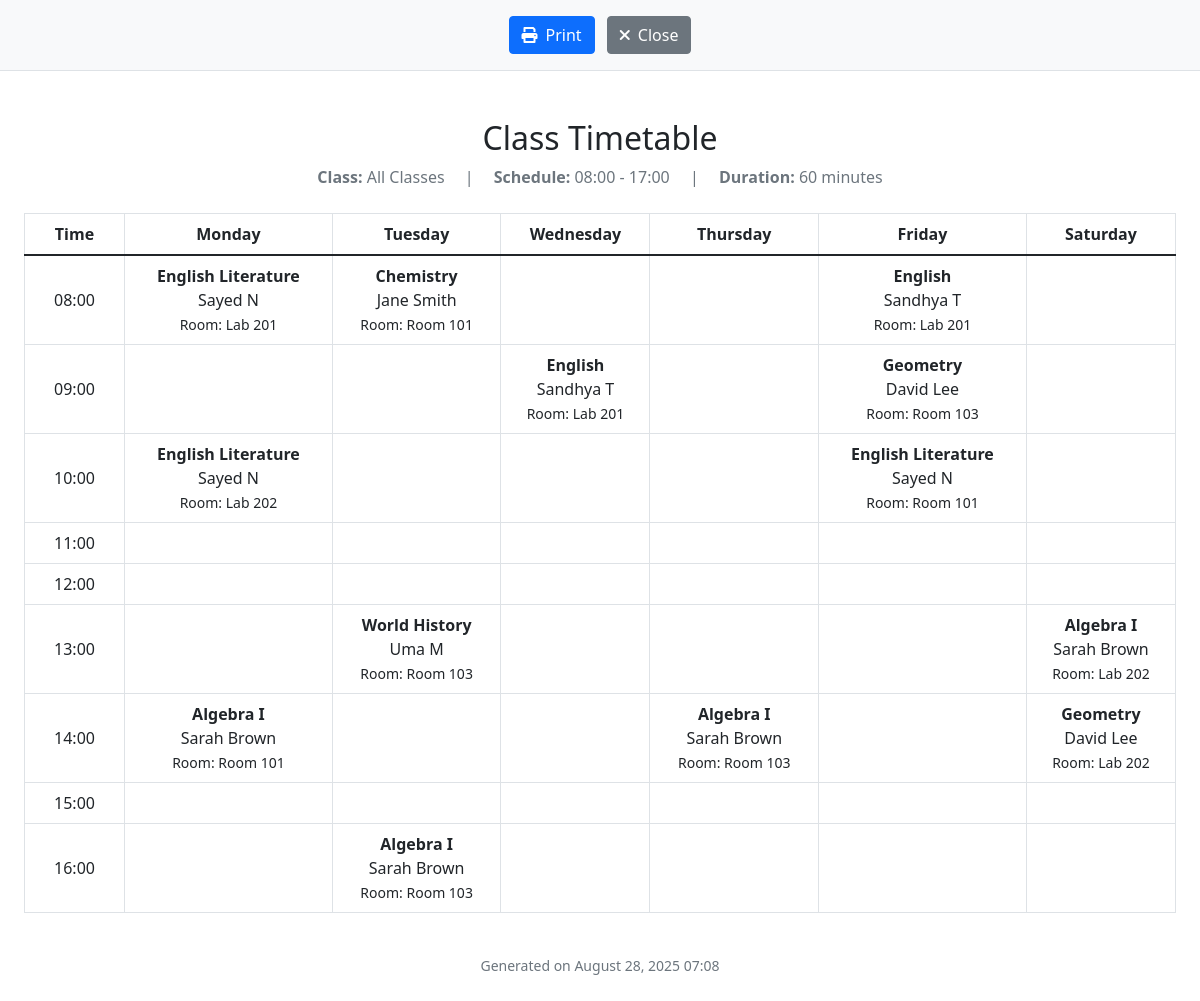
The app's page /timetable/print/ (signed in) with its own data.
### accounts/models.py (models this page shows, shortened)
class Schedule(models.Model):
    DAY_CHOICES = [
        ('monday', 'Monday'),
        ('tuesday', 'Tuesday'),
        ('wednesday', 'Wednesday'),
        ('thursday', 'Thursday'),
        ('friday', 'Friday'),
        ('saturday', 'Saturday')
    ]
    course = models.ForeignKey(Course, on_delete=models.CASCADE, related_name='schedules')
    day = models.CharField(max_length=10, choices=DAY_CHOICES)
    start_time = models.TimeField()
    end_time = models.TimeField()
    room = models.CharField(max_length=50)
    created_at = models.DateTimeField(auto_now_add=True)
    updated_at = models.DateTimeField(auto_now=True)
    class Meta:
        ordering = ['day', 'start_time']
        constraints = [
            models.UniqueConstraint(
                fields=['room', 'day', 'start_time', 'end_time'],
                name='unique_room_schedule'
            )
        ]

class Course(models.Model):
    course_code = models.CharField(max_length=20, unique=True)
    title = models.CharField(max_length=200)
    description = models.TextField()
    teacher = models.ForeignKey(Teacher, on_delete=models.SET_NULL, null=True, related_name='courses')
    credits = models.IntegerField()
    students = models.ManyToManyField(Student, related_name='courses_enrolled', blank=True)
    class_section = models.ForeignKey('Class', on_delete=models.SET_NULL, null=True, related_name='courses')
    created_at = models.DateTimeField(auto_now_add=True)
    updated_at = models.DateTimeField(auto_now=True)
    class Meta:
        ordering = ['course_code']

class Teacher(models.Model):
    GENDER_CHOICES = [
        ('M', 'Male'),
        ('F', 'Female'),
        ('O', 'Other')
    ]
    user = models.OneToOneField(User, on_delete=models.CASCADE, related_name='teacher_profile', null=True, blank=True)
    teacher_id = models.CharField(max_length=20, unique=True)
    first_name = models.CharField(max_length=50, validators=[name_validator])
    last_name = models.CharField(max_length=50, validators=[name_validator])
    date_of_birth = models.DateField(null=True, blank=True)
    gender = models.CharField(max_length=1, choices=GENDER_CHOICES, null=True, blank=True)
    photo = models.ImageField(upload_to='teacher_photos/', null=True, blank=True)
    email = models.EmailField(unique=True)
    phone_regex = RegexValidator(
        regex=r'^\+?1?\d{9,15}$',
        message="Phone number must be entered in the format: '+999999999'. Up to 15 digits allowed."
    )
    address = models.TextField(blank=True)
    city = models.CharField(max_length=100, blank=True, null=True)
    state = models.CharField(max_length=100, blank=True, null=True)
    country = models.CharField(max_length=100, blank=True, null=True)
    postal_code = models.CharField(max_length=20, blank=True, null=True)
    phone_number = models.CharField(max_length=17, blank=True, null=True)
    department = models.CharField(max_length=100)
    designation = models.CharField(max_length=100, blank=True, null=True)
    subjects = models.TextField()  # Comma-separated list of subjects
    qualification = models.CharField(max_length=200, blank=True)
    specialization = models.CharField(max_length=200, blank=True, null=True)
    experience = models.IntegerField(null=True, blank=True)
    joining_date = models.DateField()
    is_active = models.BooleanField(default=True)
    created_at = models.DateTimeField(auto_now_add=True)
    updated_at = models.DateTimeField(auto_now=True)
    def get_full_name(self):
        return f"{self.first_name} {self.last_name}"

### accounts/views.py (the view)
# urls.py: path('timetable/print/', views.timetable_print, name='timetable_print'),
@login_required
def timetable_print(request):
    selected_class = request.GET.get('class')
    schedules = Schedule.objects.select_related('course', 'course__teacher', 'course__class_section')
    if selected_class:
        schedules = schedules.filter(course__class_section_id=selected_class)
        selected_class_obj = Class.objects.get(id=selected_class)
        selected_class_name = f"{selected_class_obj.name} - {selected_class_obj.section}"
    else:
        selected_class_name = "All Classes"
    schedule_dict = {}
    for schedule in schedules:
        time_key = schedule.start_time.strftime('%H:%M')
        if time_key not in schedule_dict:
            schedule_dict[time_key] = {}
        schedule_dict[time_key][schedule.day] = schedule
    start_hour = int(request.GET.get('start_hour', 8))
    end_hour = int(request.GET.get('end_hour', 17))
    duration = int(request.GET.get('duration', 60))
    time_slots = []
    for hour in range(start_hour, end_hour):
        for minute in range(0, 60, duration):
            time_slots.append(f"{hour:02d}:{minute:02d}")
    context = {
        'selected_class_name': selected_class_name,
        'start_hour': start_hour,
        'end_hour': end_hour,
        'slot_duration': duration,
        'time_slots': time_slots,
        'schedule_dict': schedule_dict,
        'days': ['monday', 'tuesday', 'wednesday', 'thursday', 'friday', 'saturday']
    }
    return render(request, 'accounts/timetable_print.html', context)

### accounts/context_processors.py (called while the page is built)
def dashboard_stats(request):
    if request.user.is_authenticated:
        return {
            'sidebar_total_students': Student.objects.filter(status='active').count(),
            'sidebar_total_teachers': Teacher.objects.filter(is_active=True).count(),
            'sidebar_active_courses': Course.objects.count(),
        }
    return {
        'sidebar_total_students': 0,
        'sidebar_total_teachers': 0,
        'sidebar_active_courses': 0,
    }

### accounts/templatetags/custom_filters.py (called while the page is built)
@register.filter(name='get_item')
def get_item(dictionary, key):
    if dictionary is None:
        return None
    return dictionary.get(key, {})

### accounts/templates/accounts/timetable_print.html (shortened to what this page needs)
{% extends 'accounts/base_print.html' %}
{% load custom_filters %}
{% block content %}
<div class="container-fluid mt-4">
    <div class="text-center mb-4">
        <h2>Class Timetable</h2>
        <div class="text-muted">
            <strong>Class:</strong> {{ selected_class_name }}
            <span class="mx-3">|</span>
            <strong>Schedule:</strong> {{ start_hour|stringformat:"02d" }}:00 - {{ end_hour|stringformat:"02d" }}:00
            <span class="mx-3">|</span>
            <strong>Duration:</strong> {{ slot_duration }} minutes
        </div>
    </div>
    <div class="table-responsive">
        <table class="table table-bordered">
            <thead>
                <tr>
                    <th class="text-center" style="width: 100px;">Time</th>
                    {% for day in days %}
                        <th class="text-center text-capitalize">{{ day }}</th>
                    {% endfor %}
                </tr>
            </thead>
            <tbody>
                {% for time_slot in time_slots %}
                    <tr>
                        <td class="text-center align-middle">{{ time_slot }}</td>
                        {% for day in days %}
                            <td class="text-center align-middle">
                                {% with schedule=schedule_dict|get_item:time_slot|get_item:day %}
                                    {% if schedule %}
                                        <div class="schedule-block">
                                            <strong>{{ schedule.course.title }}</strong><br>
                                            {% if schedule.course.teacher %}
                                                {{ schedule.course.teacher.get_full_name }}<br>
                                            {% endif %}
                                            <small>Room: {{ schedule.room }}</small>
                                        </div>
                                    {% endif %}
                                {% endwith %}
                            </td>
                        {% endfor %}
                    </tr>
                {% endfor %}
            </tbody>
        </table>
    </div>
    <div class="text-center text-muted mt-4">
        <small>Generated on {% now "F j, Y H:i" %}</small>
    </div>
</div>
{% endblock %}

### records on screen
Schedule: course "English Literature", course.teacher.get_full_name "Sayed N", room "Lab 201"
Schedule: course "Chemistry", course.teacher.get_full_name "Jane Smith", room "Room 101"
Schedule: course "English", course.teacher.get_full_name "Sandhya T", room "Lab 201"
Schedule: course "English", course.teacher.get_full_name "Sandhya T", room "Lab 201"
Schedule: course "Geometry", course.teacher.get_full_name "David Lee", room "Room 103"
Schedule: course "English Literature", course.teacher.get_full_name "Sayed N", room "Lab 202"
Schedule: course "English Literature", course.teacher.get_full_name "Sayed N", room "Room 101"
Schedule: course "World History", course.teacher.get_full_name "Uma M", room "Room 103"
Schedule: course "Algebra I", course.teacher.get_full_name "Sarah Brown", room "Lab 202"
Schedule: course "Algebra I", course.teacher.get_full_name "Sarah Brown", room "Room 101"
Schedule: course "Algebra I", course.teacher.get_full_name "Sarah Brown", room "Room 103"
Schedule: course "Geometry", course.teacher.get_full_name "David Lee", room "Lab 202"
Schedule: course "Algebra I", course.teacher.get_full_name "Sarah Brown", room "Room 103"

### other values on screen
{{ selected_class_name }} "All Classes"
{{ start_hour|stringformat:"02d" }} "08"
{{ end_hour|stringformat:"02d" }} "17"
{{ slot_duration }} "60"
{{ day }} "Monday" "Tuesday" "Wednesday" "Thursday" "Friday" "Saturday"
{{ time_slot }} "08:00" "09:00" "10:00" "11:00" "12:00" "13:00" "14:00" "15:00" "16:00"
